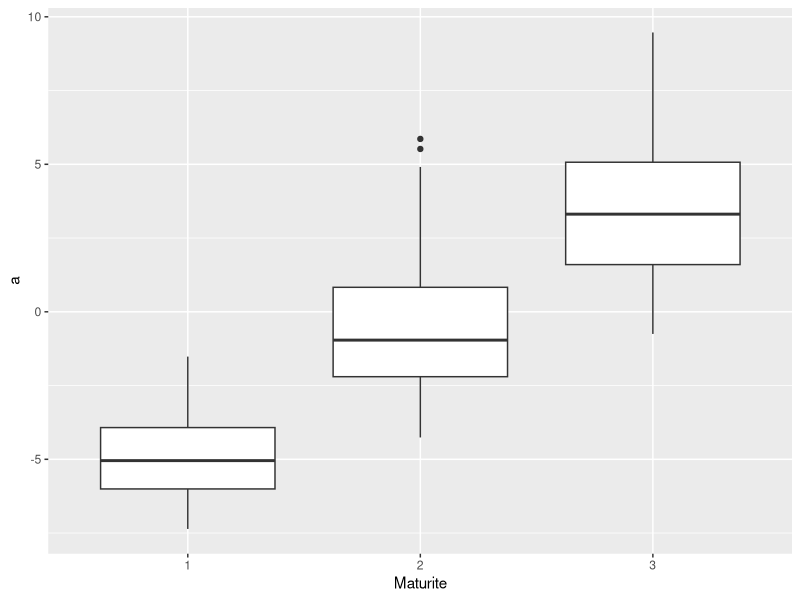
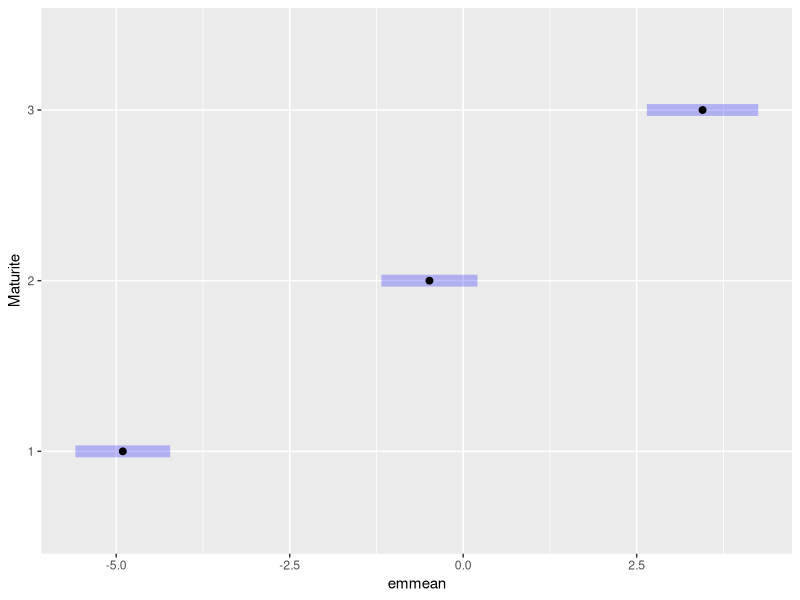
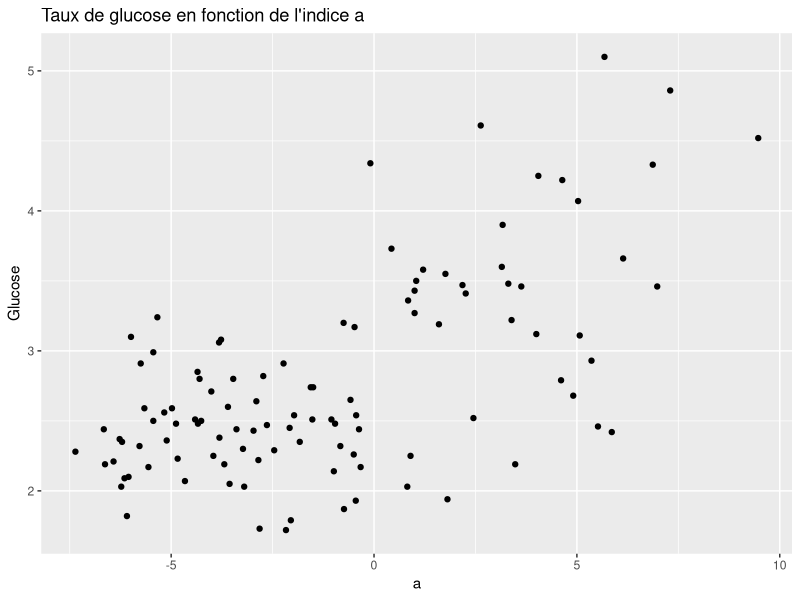
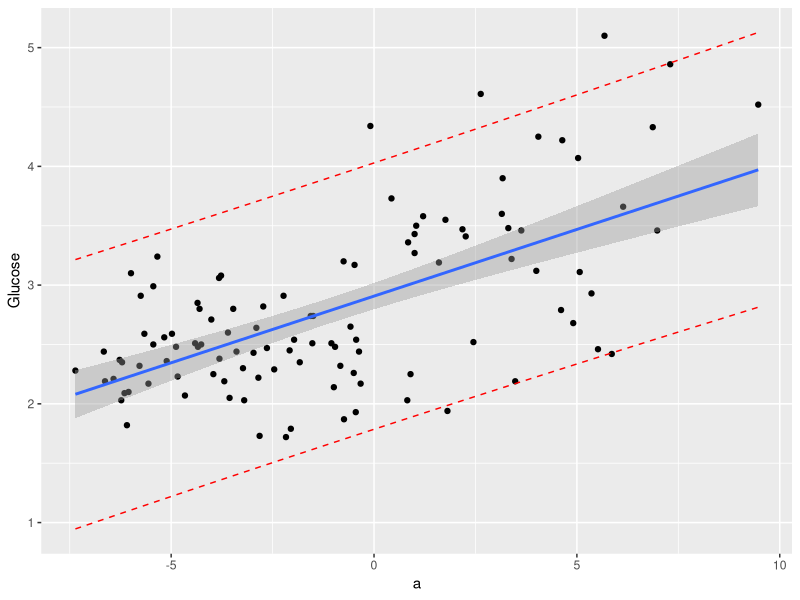
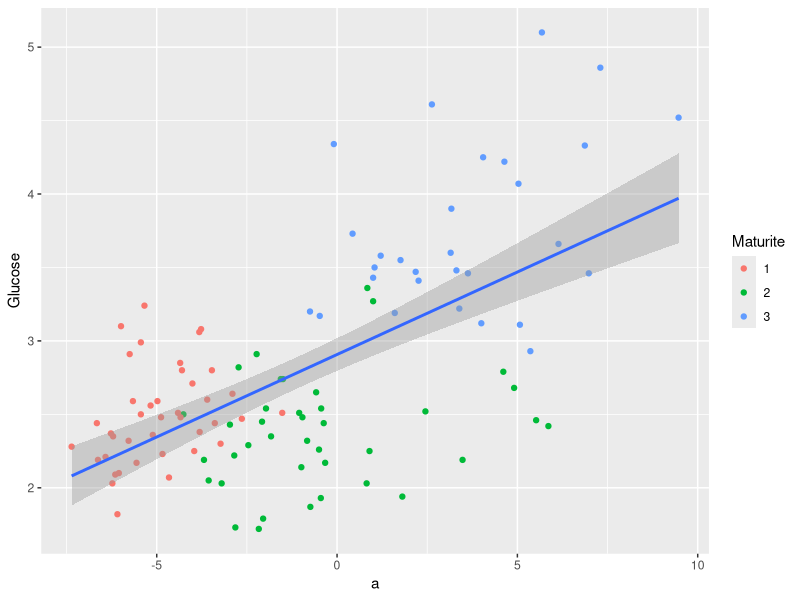
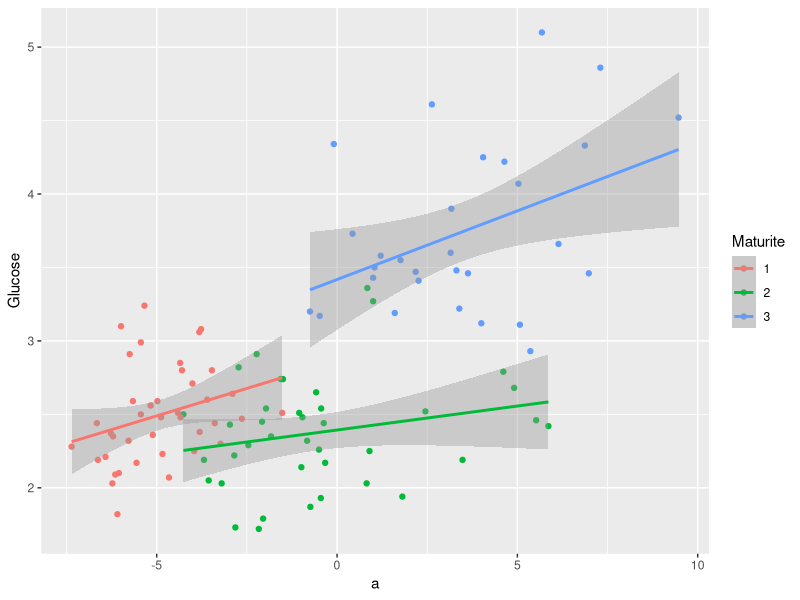

These charts were generated, in order, by the following R code:
## ---- chunk 1
knitr::opts_chunk$set(echo = FALSE, cache= TRUE, eval = TRUE, fig.show='hide', message = FALSE, warning = FALSE, results = 'hide' )
library(tidyverse)
library(kableExtra)
out_type <- knitr::opts_knit$get("rmarkdown.pandoc.to")
## ---- chunk 2
library(tidyverse)
library(emmeans)
abricots <- read.table(file = "abricotsSG.csv", sep = ";",
                       header = TRUE, 
                       stringsAsFactors = TRUE)
abricots <- abricots %>% mutate(Maturite=as.factor(Maturite))
summary(abricots)
## ---- chunk 3
abricots %>% ggplot() +
  geom_boxplot(aes(x = Maturite, y = a))
## ---- chunk 4
m1 <- lm(a~Maturite, data = abricots)
m0  <- lm(a~1, data = abricots)
anova(m0,m1)
## ---- chunk 5
maturite_comp <- emmeans(m1,  ~ Maturite )
pairs(maturite_comp, adjust = "bonf")
plot(maturite_comp)
## ---- chunk 6

abricots %>% ggplot() + 
  geom_point(aes(x=a, y=Glucose))  +
  ggtitle("Taux de glucose en fonction de l'indice a")
## ---- chunk 7
m_reg <- lm(Glucose ~ a , data = abricots)
summary(m_reg)
## ---- chunk 8
predict(m_reg, newdata = data.frame(a=5), interval = 'confidence')
## ---- chunk 9
predict(m_reg, newdata = data.frame(a=5), interval = "prediction")
## ---- chunk 10
abricots_pred <- predict(m_reg, interval = "prediction") %>% 
   as_tibble()

abricots %>% 
   mutate(lwr_pred = abricots_pred$lwr,
          upr_pred = abricots_pred$upr) %>% 
   ggplot() + geom_point(aes(x=a, y = Glucose)) +
   geom_smooth(aes(x=a, y = Glucose), method = 'lm', se = TRUE) +
   geom_line(aes(x= a, y= lwr_pred), color = "red", linetype = "dashed") +
   geom_line(aes(x= a, y= upr_pred), color = "red", linetype = "dashed")
   
   
## ---- chunk 11
abricots %>% 
   ggplot() + 
   geom_point(aes(x= a, y = Glucose, col = Maturite)) +
   geom_smooth(method = "lm", aes(x = a , y = Glucose))
## ---- chunk 12
m_maturite_a <- lm(Glucose ~ Maturite + a + Maturite:a, data = abricots)
## ---- chunk 13
abricots %>% 
   ggplot() + 
   geom_point(aes(x= a, y = Glucose, col = Maturite)) +
   geom_smooth(method = "lm", aes(x = a , y = Glucose, col = Maturite))

anova(m_maturite_a)
## ---- chunk 14
m_maturite_a_nointer <- lm(Glucose ~ Maturite + a , data = abricots)
## ---- chunk 15
predict(m_maturite_a_nointer, newdata = data.frame(a=5, Maturite = "2"), interval = "confidence")
predict(m_maturite_a_nointer, newdata = data.frame(a=5, Maturite = "3"), interval = "confidence")
